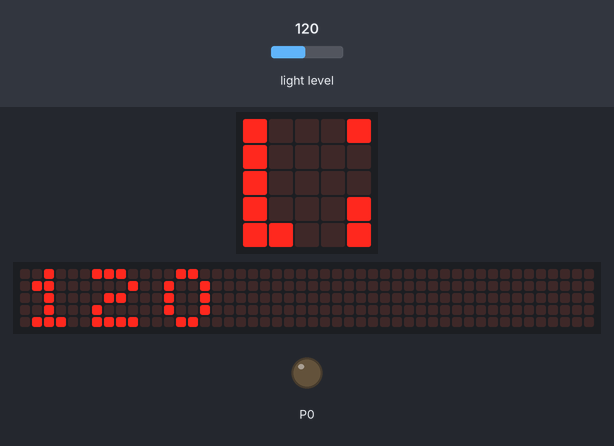
Bench run of a program on a simulated BBC micro:bit (MakeCode). Shown: the board's 5×5 LED display, a strip that is not on the board, showing the scrolling text unrolled, output pins drawn as LEDs (lit = HIGH). The test bench sets the inputs (shaded band); at power-on: light level 120. The 48×5 strip is a reading aid, not a part: it shows the text the display is scrolling, unrolled, one strip-width of it at a time.

Above: at 1.9 s.
2.0 s: light level set to 5
At 5.6 s:
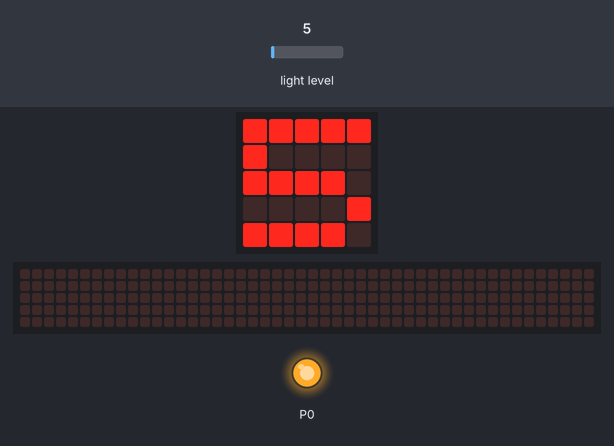
6.6 s: light level set to 64
At 9.23 s:
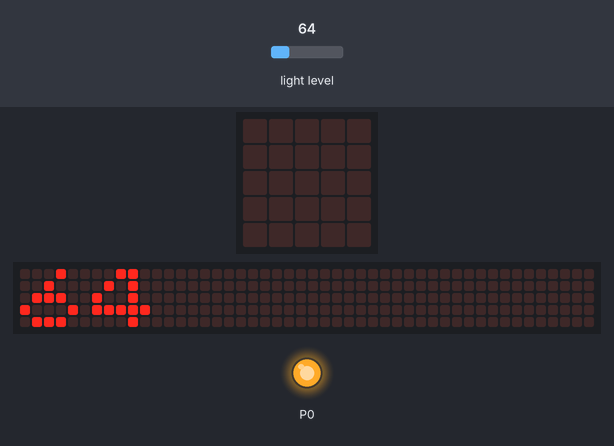
11.1 s: light level set to 128
At 12.27 s:
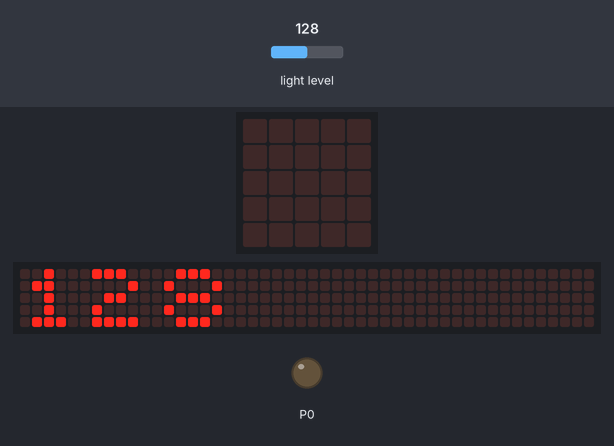
Timing chart, 0 to 14.1 s (numbered marks = the images above; inputs shaded):
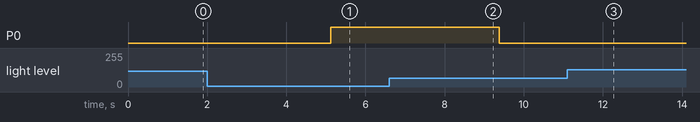

Measured:
- after the input at 2.0 s, P0: LOW → HIGH after 3.1 s
- after the input at 6.6 s, P0: HIGH → LOW after 2.8 s; the display: first changes after 0.08 s (image 2 shows a later state)

The program:

main.ts
```typescript
let M = 0
basic.showString("d")
basic.forever(function () {
    M = input.lightLevel()
    basic.showNumber(M)
    if (M > 40) {
        pins.digitalWritePin(DigitalPin.P0, 0)
    } else {
        pins.digitalWritePin(DigitalPin.P0, 1)
    }
})
```

test.ts
```typescript
// テストはここに来ます。このパッケージが拡張機能として使用されるときにはコンパイルされません。
```
